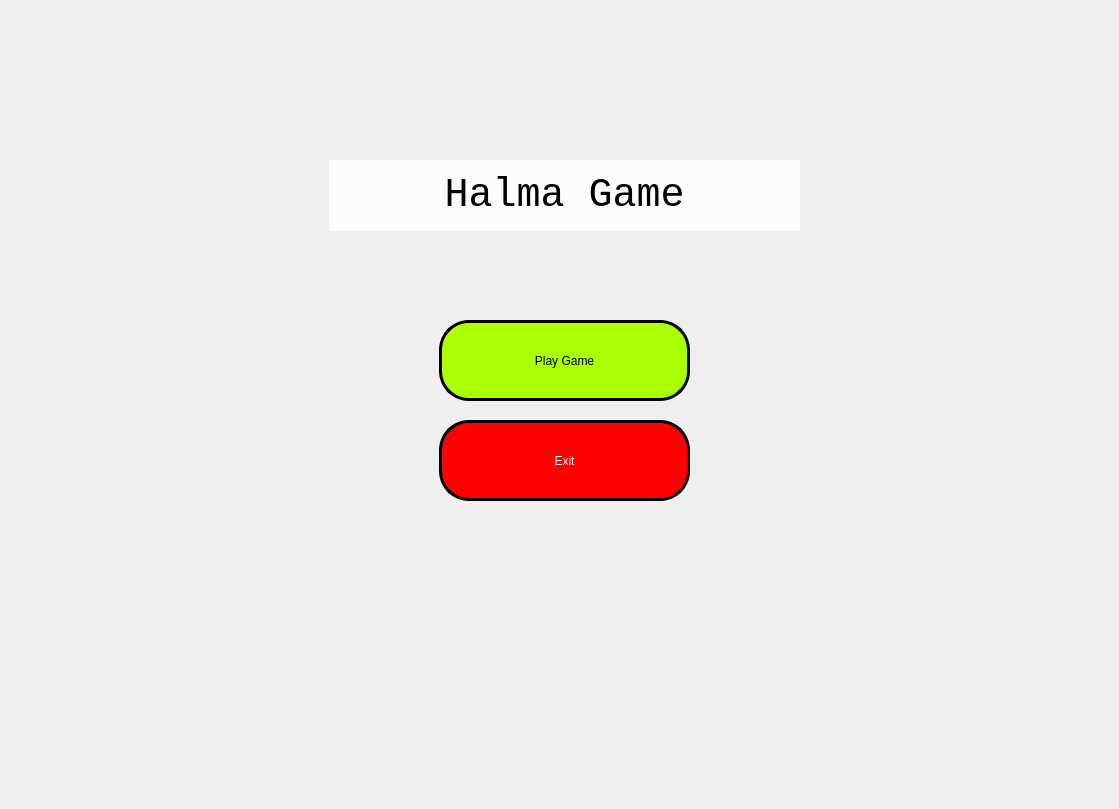
<?xml version="1.0" encoding="UTF-8"?>
<ui version="4.0">
 <class>MainWindow</class>
 <widget class="QMainWindow" name="MainWindow">
  <property name="geometry">
   <rect>
    <x>0</x>
    <y>0</y>
    <width>1119</width>
    <height>809</height>
   </rect>
  </property>
  <property name="windowTitle">
   <string>MainWindow</string>
  </property>
  <widget class="QWidget" name="centralwidget">
   <property name="styleSheet">
    <string notr="true"/>
   </property>
   <widget class="QStackedWidget" name="stackedWidget">
    <property name="geometry">
     <rect>
      <x>-1</x>
      <y>0</y>
      <width>1121</width>
      <height>811</height>
     </rect>
    </property>
    <property name="styleSheet">
     <string notr="true"/>
    </property>
    <property name="currentIndex">
     <number>0</number>
    </property>
    <widget class="QWidget" name="mainMenuPage">
     <property name="styleSheet">
      <string notr="true">border-image: url(&quot;resource/image/background.jpg&quot;) 0 0 0 0 stretch stretch;</string>
     </property>
     <widget class="QLabel" name="mainTitle">
      <property name="geometry">
       <rect>
        <x>330</x>
        <y>160</y>
        <width>471</width>
        <height>71</height>
       </rect>
      </property>
      <property name="font">
       <font>
        <family>Courier New</family>
        <pointsize>30</pointsize>
        <weight>50</weight>
        <italic>false</italic>
        <bold>false</bold>
       </font>
      </property>
      <property name="styleSheet">
       <string notr="true">background: rgba(255, 255, 255, 0.8);
border-image: none;
font: 30pt &quot;Courier New&quot;;</string>
      </property>
      <property name="text">
       <string>Halma Game</string>
      </property>
      <property name="textFormat">
       <enum>Qt::AutoText</enum>
      </property>
      <property name="alignment">
       <set>Qt::AlignCenter</set>
      </property>
     </widget>
     <widget class="QGroupBox" name="mainMenuGroup">
      <property name="geometry">
       <rect>
        <x>420</x>
        <y>300</y>
        <width>291</width>
        <height>221</height>
       </rect>
      </property>
      <property name="styleSheet">
       <string notr="true">border-image: none;
border: none;
font: 20pt &quot;Courier New&quot;;</string>
      </property>
      <property name="title">
       <string/>
      </property>
      <widget class="QPushButton" name="exitBtn">
       <property name="geometry">
        <rect>
         <x>20</x>
         <y>120</y>
         <width>251</width>
         <height>81</height>
        </rect>
       </property>
       <property name="styleSheet">
        <string notr="true">background: rgb(255, 0, 0);
color: #ffffff;
border: 3px solid #000;
border-radius: 30px;</string>
       </property>
       <property name="text">
        <string>Exit</string>
       </property>
      </widget>
      <widget class="QPushButton" name="playGameBtn">
       <property name="geometry">
        <rect>
         <x>20</x>
         <y>20</y>
         <width>251</width>
         <height>81</height>
        </rect>
       </property>
       <property name="autoFillBackground">
        <bool>false</bool>
       </property>
       <property name="styleSheet">
        <string notr="true">background: rgb(170, 255, 0);
border-radius: 30px;
border: 3px solid #000;
</string>
       </property>
       <property name="text">
        <string>Play Game</string>
       </property>
      </widget>
     </widget>
    </widget>
    <widget class="QWidget" name="selectBoardSizeMenuPage">
     <property name="styleSheet">
      <string notr="true">background-color: rgb(255, 255, 127);</string>
     </property>
     <widget class="QLabel" name="selectSizeTitle">
      <property name="geometry">
       <rect>
        <x>310</x>
        <y>100</y>
        <width>521</width>
        <height>91</height>
       </rect>
      </property>
      <property name="font">
       <font>
        <family>Courier New</family>
        <pointsize>30</pointsize>
        <weight>50</weight>
        <italic>false</italic>
        <bold>false</bold>
       </font>
      </property>
      <property name="styleSheet">
       <string notr="true">background: none;
border-image: none;
font: 30pt &quot;Courier New&quot;;</string>
      </property>
      <property name="text">
       <string>Select Board Size</string>
      </property>
      <property name="textFormat">
       <enum>Qt::AutoText</enum>
      </property>
      <property name="alignment">
       <set>Qt::AlignCenter</set>
      </property>
     </widget>
     <widget class="QGroupBox" name="selectSizeGroup">
      <property name="geometry">
       <rect>
        <x>420</x>
        <y>260</y>
        <width>291</width>
        <height>321</height>
       </rect>
      </property>
      <property name="styleSheet">
       <string notr="true">background: none;
border: none;
font: 24pt &quot;Courier New&quot;;</string>
      </property>
      <property name="title">
       <string/>
      </property>
      <widget class="QPushButton" name="eight">
       <property name="geometry">
        <rect>
         <x>20</x>
         <y>20</y>
         <width>251</width>
         <height>81</height>
        </rect>
       </property>
       <property name="styleSheet">
        <string notr="true">background: rgb(0, 255, 127);
border: 3px solid #000;
border-radius: 30px;</string>
       </property>
       <property name="text">
        <string>8 x 8</string>
       </property>
      </widget>
      <widget class="QPushButton" name="ten">
       <property name="geometry">
        <rect>
         <x>20</x>
         <y>120</y>
         <width>251</width>
         <height>81</height>
        </rect>
       </property>
       <property name="styleSheet">
        <string notr="true">background: rgb(0, 255, 255);
border: 3px solid #000;
border-radius: 30px;</string>
       </property>
       <property name="text">
        <string>10 x 10</string>
       </property>
      </widget>
      <widget class="QPushButton" name="sixteen">
       <property name="geometry">
        <rect>
         <x>20</x>
         <y>220</y>
         <width>251</width>
         <height>81</height>
        </rect>
       </property>
       <property name="styleSheet">
        <string notr="true">background: rgb(255, 85, 0);
border: 3px solid #000;
border-radius: 30px;
color: #ffffff;</string>
       </property>
       <property name="text">
        <string>16 x 16</string>
       </property>
      </widget>
     </widget>
    </widget>
    <widget class="QWidget" name="selectGameModeMenuPage">
     <property name="styleSheet">
      <string notr="true">background-color: rgb(170, 170, 255);</string>
     </property>
     <widget class="QGroupBox" name="selectModeGroup">
      <property name="geometry">
       <rect>
        <x>338</x>
        <y>260</y>
        <width>441</width>
        <height>321</height>
       </rect>
      </property>
      <property name="styleSheet">
       <string notr="true">background: none;
border: none;</string>
      </property>
      <property name="title">
       <string/>
      </property>
      <widget class="QPushButton" name="humanVsMinimax">
       <property name="geometry">
        <rect>
         <x>20</x>
         <y>20</y>
         <width>401</width>
         <height>81</height>
        </rect>
       </property>
       <property name="styleSheet">
        <string notr="true">background-color: qlineargradient(spread:pad, x1:0, y1:0, x2:1, y2:0, stop:0 rgb(170, 255, 127), stop:1 rgb(255, 170, 255));
border: 3px solid #000;
border-radius: 30px;
font: 10pt &quot;Courier New&quot;;</string>
       </property>
       <property name="text">
        <string>Human vs Bot Minimax</string>
       </property>
      </widget>
      <widget class="QPushButton" name="humanVsLocalSearch">
       <property name="geometry">
        <rect>
         <x>20</x>
         <y>120</y>
         <width>401</width>
         <height>81</height>
        </rect>
       </property>
       <property name="styleSheet">
        <string notr="true">background-color: qlineargradient(spread:pad, x1:0, y1:0, x2:1, y2:0, stop:0 rgb(170, 255, 127), stop:1 rgb(170, 255, 255));
border: 3px solid #000;
border-radius: 30px;
font: 10pt &quot;Courier New&quot;;</string>
       </property>
       <property name="text">
        <string>Human vs Bot Minimax with Local Search</string>
       </property>
      </widget>
      <widget class="QPushButton" name="minimaxVsLocalSearch">
       <property name="geometry">
        <rect>
         <x>20</x>
         <y>220</y>
         <width>401</width>
         <height>81</height>
        </rect>
       </property>
       <property name="styleSheet">
        <string notr="true">background-color: qlineargradient(spread:pad, x1:0, y1:0, x2:1, y2:0, stop:0 rgb(255, 170, 255), stop:1 rgb(170, 255, 255));
border: 3px solid #000;
border-radius: 30px;
font: 10pt &quot;Courier New&quot;;</string>
       </property>
       <property name="text">
        <string>Bot Minimax vs Bot Minimax Local Search</string>
       </property>
      </widget>
     </widget>
     <widget class="QLabel" name="selectGameModeTitle">
      <property name="geometry">
       <rect>
        <x>320</x>
        <y>120</y>
        <width>501</width>
        <height>71</height>
       </rect>
      </property>
      <property name="font">
       <font>
        <family>Courier New</family>
        <pointsize>30</pointsize>
        <weight>50</weight>
        <italic>false</italic>
        <bold>false</bold>
       </font>
      </property>
      <property name="styleSheet">
       <string notr="true">background: none;
border-image: none;
font: 30pt &quot;Courier New&quot;;</string>
      </property>
      <property name="text">
       <string>Select Game Mode</string>
      </property>
      <property name="textFormat">
       <enum>Qt::AutoText</enum>
      </property>
      <property name="alignment">
       <set>Qt::AlignCenter</set>
      </property>
     </widget>
    </widget>
    <widget class="QWidget" name="selectSideMenuPage">
     <property name="styleSheet">
      <string notr="true">background-color: rgb(170, 255, 255);</string>
     </property>
     <widget class="QLabel" name="selectSideTitle">
      <property name="geometry">
       <rect>
        <x>320</x>
        <y>120</y>
        <width>501</width>
        <height>71</height>
       </rect>
      </property>
      <property name="font">
       <font>
        <family>Courier New</family>
        <pointsize>30</pointsize>
        <weight>50</weight>
        <italic>false</italic>
        <bold>false</bold>
       </font>
      </property>
      <property name="styleSheet">
       <string notr="true">background: none;
border-image: none;
font: 30pt &quot;Courier New&quot;;</string>
      </property>
      <property name="text">
       <string>Select Your Side</string>
      </property>
      <property name="textFormat">
       <enum>Qt::AutoText</enum>
      </property>
      <property name="alignment">
       <set>Qt::AlignCenter</set>
      </property>
     </widget>
     <widget class="QGroupBox" name="selectSideGroup">
      <property name="geometry">
       <rect>
        <x>420</x>
        <y>260</y>
        <width>291</width>
        <height>321</height>
       </rect>
      </property>
      <property name="styleSheet">
       <string notr="true">font: 12pt &quot;Courier New&quot;;
background: none;
border: none;</string>
      </property>
      <property name="title">
       <string/>
      </property>
      <widget class="QPushButton" name="pGreenBtn">
       <property name="geometry">
        <rect>
         <x>20</x>
         <y>120</y>
         <width>251</width>
         <height>81</height>
        </rect>
       </property>
       <property name="styleSheet">
        <string notr="true">background: rgb(170, 255, 0);
border: 3px solid #000;
border-radius: 30px;
</string>
       </property>
       <property name="text">
        <string>Player Green</string>
       </property>
      </widget>
      <widget class="QPushButton" name="pRedBtn">
       <property name="geometry">
        <rect>
         <x>20</x>
         <y>20</y>
         <width>251</width>
         <height>81</height>
        </rect>
       </property>
       <property name="styleSheet">
        <string notr="true">background: rgb(255, 85, 127);
border: 3px solid #000;
border-radius: 30px;
</string>
       </property>
       <property name="text">
        <string>Player Red</string>
       </property>
      </widget>
      <widget class="QPushButton" name="mainMenuNavBtn">
       <property name="geometry">
        <rect>
         <x>20</x>
         <y>220</y>
         <width>251</width>
         <height>81</height>
        </rect>
       </property>
       <property name="styleSheet">
        <string notr="true">background: rgb(255, 85, 0);
border: 3px solid #000;
border-radius: 30px;
color: #ffffff;</string>
       </property>
       <property name="text">
        <string>Back to Main Menu</string>
       </property>
      </widget>
     </widget>
    </widget>
    <widget class="QWidget" name="maxTimePage">
     <property name="styleSheet">
      <string notr="true">background-color: rgb(119, 255, 153);</string>
     </property>
     <widget class="QGroupBox" name="maxTimeGroup">
      <property name="geometry">
       <rect>
        <x>420</x>
        <y>260</y>
        <width>291</width>
        <height>321</height>
       </rect>
      </property>
      <property name="styleSheet">
       <string notr="true">font: 12pt &quot;Courier New&quot;;
background: none;
border: none;</string>
      </property>
      <property name="title">
       <string/>
      </property>
      <widget class="QSpinBox" name="maxTime">
       <property name="geometry">
        <rect>
         <x>100</x>
         <y>140</y>
         <width>100</width>
         <height>50</height>
        </rect>
       </property>
       <property name="font">
        <font>
         <family>Courier New</family>
         <pointsize>12</pointsize>
         <weight>50</weight>
         <italic>false</italic>
         <bold>false</bold>
        </font>
       </property>
       <property name="toolTip">
        <string>Only insert number</string>
       </property>
       <property name="toolTipDuration">
        <number>-1</number>
       </property>
       <property name="minimum">
        <number>1</number>
       </property>
       <property name="value">
        <number>1</number>
       </property>
      </widget>
      <widget class="QPushButton" name="startGameButton">
       <property name="geometry">
        <rect>
         <x>20</x>
         <y>220</y>
         <width>251</width>
         <height>81</height>
        </rect>
       </property>
       <property name="autoFillBackground">
        <bool>false</bool>
       </property>
       <property name="styleSheet">
        <string notr="true">background: rgb(170, 255, 0);
border-radius: 30px;
border: 3px solid #000;
</string>
       </property>
       <property name="text">
        <string>Start Game</string>
       </property>
      </widget>
     </widget>
     <widget class="QLabel" name="maxTimeTitle">
      <property name="geometry">
       <rect>
        <x>320</x>
        <y>120</y>
        <width>501</width>
        <height>71</height>
       </rect>
      </property>
      <property name="font">
       <font>
        <family>Courier New</family>
        <pointsize>30</pointsize>
        <weight>50</weight>
        <italic>false</italic>
        <bold>false</bold>
       </font>
      </property>
      <property name="styleSheet">
       <string notr="true">background: none;
border-image: none;
font: 30pt &quot;Courier New&quot;;</string>
      </property>
      <property name="text">
       <string>Input Max Time</string>
      </property>
      <property name="textFormat">
       <enum>Qt::AutoText</enum>
      </property>
      <property name="alignment">
       <set>Qt::AlignCenter</set>
      </property>
     </widget>
    </widget>
    <widget class="QWidget" name="inGamePage">
     <property name="styleSheet">
      <string notr="true">background-color: rgb(85, 170, 255);</string>
     </property>
     <widget class="QLabel" name="fieldsLabel">
      <property name="geometry">
       <rect>
        <x>40</x>
        <y>70</y>
        <width>701</width>
        <height>701</height>
       </rect>
      </property>
      <property name="frameShape">
       <enum>QFrame::Box</enum>
      </property>
      <property name="frameShadow">
       <enum>QFrame::Sunken</enum>
      </property>
      <property name="text">
       <string/>
      </property>
     </widget>
     <widget class="QWidget" name="gridLayoutWidget">
      <property name="geometry">
       <rect>
        <x>49</x>
        <y>79</y>
        <width>681</width>
        <height>681</height>
       </rect>
      </property>
      <layout class="QGridLayout" name="fields">
       <property name="spacing">
        <number>0</number>
       </property>
      </layout>
     </widget>
     <widget class="QLabel" name="curPlayer">
      <property name="geometry">
       <rect>
        <x>800</x>
        <y>90</y>
        <width>231</width>
        <height>41</height>
       </rect>
      </property>
      <property name="font">
       <font>
        <family>Segoe UI Semibold</family>
        <pointsize>13</pointsize>
       </font>
      </property>
      <property name="text">
       <string/>
      </property>
      <property name="textFormat">
       <enum>Qt::AutoText</enum>
      </property>
      <property name="alignment">
       <set>Qt::AlignCenter</set>
      </property>
     </widget>
     <widget class="QPushButton" name="quitGameBtn">
      <property name="geometry">
       <rect>
        <x>860</x>
        <y>150</y>
        <width>141</width>
        <height>51</height>
       </rect>
      </property>
      <property name="text">
       <string>Quit Game</string>
      </property>
     </widget>
    </widget>
   </widget>
  </widget>
 </widget>
 <resources/>
 <connections/>
</ui>
